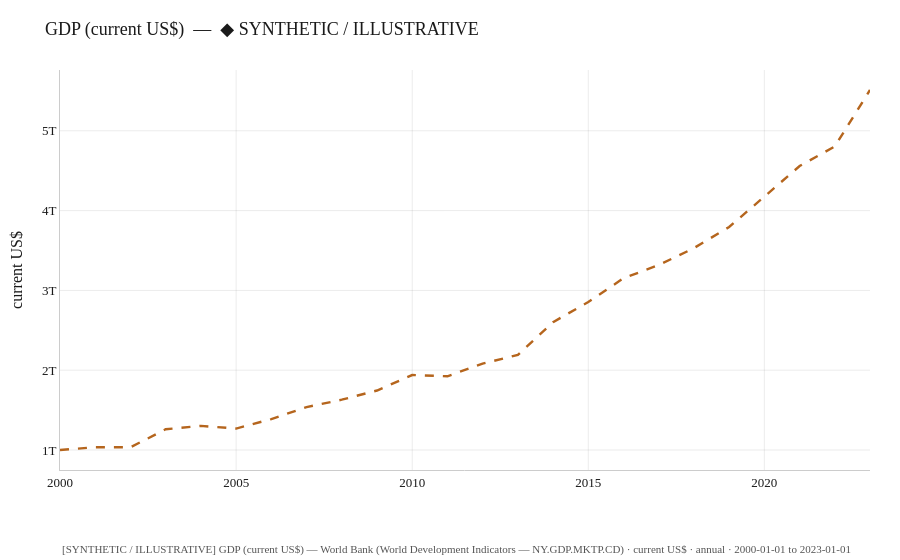

Notebook cell for this chart:
### Markdown cell above
## 4. Plot it, with the metadata caption attached

`viz.line_chart` returns a Plotly figure whose caption annotation states the provider, unit, frequency, date coverage, and — crucially — the live/synthetic status, directly on the chart, not just as a separate return value someone could forget to display.

### Code cell
fig = viz.line_chart(frame, meta)
fig.show()

### Figure 1 — Plotly figure (JSON) as saved in the notebook; plotly's stock layout.template omitted (floating-point values rounded to 4 significant figures)
{"data": [{"hovertemplate": "%{x|%Y-%m-%d}: %{y:,.2f}<extra></extra>", "line": {"color": "#b5651d", "dash": "dash", "width": 2.4}, "mode": "lines", "name": "GDP (current US$)", "type": "scatter", "x": ["2000-01-01T00:00:00.000000", "2001-01-01T00:00:00.000000", "2002-01-01T00:00:00.000000", "2003-01-01T00:00:00.000000", "2004-01-01T00:00:00.000000", "2005-01-01T00:00:00.000000", "2006-01-01T00:00:00.000000", "2007-01-01T00:00:00.000000", "2008-01-01T00:00:00.000000", "2009-01-01T00:00:00.000000", "2010-01-01T00:00:00.000000", "2011-01-01T00:00:00.000000", "2012-01-01T00:00:00.000000", "2013-01-01T00:00:00.000000", "2014-01-01T00:00:00.000000", "2015-01-01T00:00:00.000000", "2016-01-01T00:00:00.000000", "2017-01-01T00:00:00.000000", "2018-01-01T00:00:00.000000", "2019-01-01T00:00:00.000000", "2020-01-01T00:00:00.000000", "2021-01-01T00:00:00.000000", "2022-01-01T00:00:00.000000", "2023-01-01T00:00:00.000000"], "y": [1000000000000.0, 1034000000000.0, 1034000000000.0, 1260000000000.0, 1302000000000.0, 1269000000000.0, 1388000000000.0, 1538000000000.0, 1630000000000.0, 1746000000000.0, 1939000000000.0, 1923000000000.0, 2083000000000.0, 2191000000000.0, 2602000000000.0, 2855000000000.0, 3152000000000.0, 3318000000000.0, 3530000000000.0, 3795000000000.0, 4175000000000.0, 4559000000000.0, 4804000000000.0, 5511000000000.0]}], "layout": {"annotations": [{"align": "left", "font": {"color": "#555555", "size": 11}, "showarrow": false, "text": "[SYNTHETIC / ILLUSTRATIVE] GDP (current US$) — World Bank (World Development Indicators — NY.GDP.MKTP.CD) · current US$ · annual · 2000-01-01 to 2023-01-01", "x": 0, "xref": "paper", "y": -0.22, "yref": "paper"}], "font": {"color": "#1a1a1a", "family": "Georgia, 'Times New Roman', serif", "size": 13}, "legend": {"orientation": "h", "x": 0, "xanchor": "left", "y": 1.02, "yanchor": "bottom"}, "margin": {"b": 90, "l": 60, "r": 30, "t": 70}, "paper_bgcolor": "white", "plot_bgcolor": "white", "title": {"text": "GDP (current US$)  —  ◆ SYNTHETIC / ILLUSTRATIVE"}, "xaxis": {"gridcolor": "rgba(0,0,0,0.08)", "linecolor": "#ccc", "showline": true, "title": {"text": ""}}, "yaxis": {"gridcolor": "rgba(0,0,0,0.08)", "linecolor": "#ccc", "showline": true, "title": {"text": "current US$"}}}}
